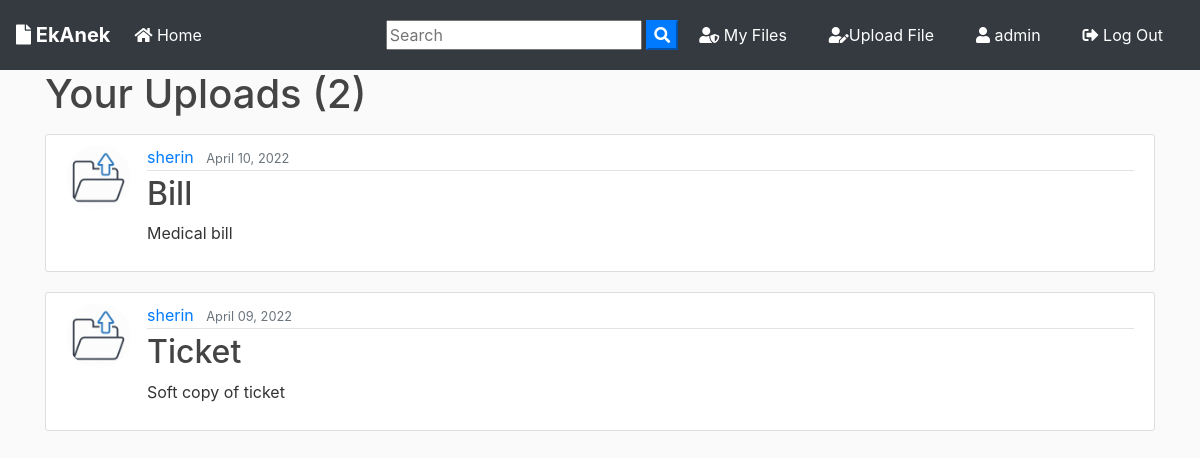
The app's page /user/sherin (signed in) with its own data.
### blog/models.py (models this page shows, shortened)
class Post(models.Model):
	id = models.BigAutoField(primary_key=True)
	title = models.CharField(max_length=100)
	file = models.FileField(null=True,blank=True,upload_to='Files')
	content = models.TextField()
	date_posted = models.DateTimeField(default=timezone.now)
	author = models.ForeignKey(User, on_delete=models.CASCADE)

### users/models.py (models this page shows, shortened)
class Profile(models.Model):
    id = models.BigAutoField(primary_key=True)
    user = models.OneToOneField(User, on_delete=models.CASCADE)
    image = models.ImageField(default='default.jpg', upload_to='profile_pics')

### blog/views.py (the view)
# urls.py: path('user/<str:username>', UserPostListView.as_view(), name='user-posts'),
class UserPostListView(ListView):
    model = Post
    template_name = 'blog/user_posts.html'  # <app>/<model>_<viewtype>.html
    context_object_name = 'posts'
    paginate_by = 2
    def get_queryset(self):
        user = get_object_or_404(User, username=self.kwargs.get('username'))
        return Post.objects.filter(author=user).order_by('-date_posted')

### blog/templates/blog/user_posts.html (shortened to what this page needs)
{% extends "blog/base.html" %}
{% block content %}
    <h1 class="mb-3">Your Uploads ({{ page_obj.paginator.count }})</h1>
    {% for post in posts %}
        <article class="media content-section">
          <img class="rounded-circle article-img" src="{{ post.author.profile.image.url }}">
          <div class="media-body">
            <div class="article-metadata">
              <a class="mr-2" href="{% url 'user-posts' post.author.username %}">{{ post.author }}</a>
              <small class="text-muted">{{ post.date_posted|date:"F d, Y" }}</small>
            </div>
            <h2><a class="article-title" href="{% url 'post-detail' post.id %}">{{ post.title }}</a></h2>
            <p class="article-content">{{ post.content }}</p>
          </div>
        </article>
    {% endfor %}
{% endblock content %}

### blog/templates/blog/base.html (shortened to what this page needs)
{% load static %}
<!doctype html>
<html lang="en">
  <head>
    <link rel="stylesheet" href="https://stackpath.bootstrapcdn.com/bootstrap/4.3.1/css/bootstrap.min.css">
    <link rel="stylesheet" href="https://use.fontawesome.com/releases/v5.8.1/css/all.css" >
    <link rel="stylesheet" href="{% static 'blog/main.css' %}">
</head>
  <body>
        <nav class="navbar navbar-expand-lg navbar-dark bg-dark">
                <a class="navbar-brand font-weight-bold" href="{% url 'blog-home' %}"><i class="fas fa-file"></i> EkAnek</a>
                <div class="collapse navbar-collapse" id="navbarSupportedContent">
                  <ul class="navbar-nav mr-auto">
                    <li class="nav-item active">
                      <a class="nav-link" href="{% url 'blog-home' %}"><i class="fas fa-home"></i> Home <span class="sr-only">(current)</span></a>
                    </li>
                  </ul>
                  <form id="searchform" action="{% url 'search' %}" method="get">
                    <input type="text" name="q" type="text" value="{{ request.GET.q }}" placeholder="Search" />
                    <button type="button" onclick="searchform.submit()" class=" text-white my-color btn-primary"><i class="fa fa-search"></i></button>
                </form>
                    {% if user.is_authenticated %}
                    <a href="{% url 'user-posts' user %}" class="btn text-white m-2"><i class="fas fa-user-shield"></i> My Files</a>
                    <a href="{% url 'post-create' %} " class="btn text-white m-2"><i class="fas fa-user-edit"></i>Upload File</a>
                    <a href="{% url 'profile' %} " class="btn text-white m-2"><i class="fas fa-user"></i> {{ user.username }}</a>
                    <a href="{% url 'logout' %} " class="btn text-white m-2"><i class="fas fa-sign-out-alt"></i> Log Out</a>
                    {% else %}
                    <a href="{% url 'login' %} " class="btn text-white m-2"><i class="fas fa-user-tie"></i> Login</a>
                    <a href="{% url 'register' %} " class="btn text-white m-2"> <i class="fas fa-sign-in-alt"></i> Sign Up</a>
                    {% endif %}
                </div>
              </nav>
      <div class="container my-bg">
    {% block content %}
    {% endblock  %}
</div>
  </body>
</html>

### blog/static/blog/main.css (style rules this page uses)
body { background: #fafafa; color: #333333; margin-top: 0; }
h1, h2, h3, h4, h5, h6 { color: #444444; }
ul { margin: 0; }
.content-section { background: #ffffff; padding: 10px 20px; border: 1px solid #dddddd; border-radius: 3px; margin-bottom: 20px; }
.article-title { color: #444444; }
.article-content { white-space: pre-line; }
.article-img { height: 65px; width: 65px; margin-right: 16px; }
.article-metadata { padding-bottom: 1px; margin-bottom: 4px; border-bottom: 1px solid #e3e3e3 }

### records on screen
Post: author.profile.image (placeholder picture), author "sherin", date_posted "April 10, 2022", title "Bill", content "Medical bill"
Post: author.profile.image (placeholder picture), author "sherin", date_posted "April 09, 2022", title "Ticket", content "Soft copy of ticket"

### other values on screen
{{ user.username }} "admin"
{{ page_obj.paginator.count }} "2"
